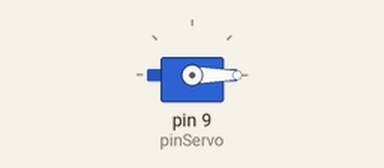
Bench run of a sketch on a simulated Arduino Uno, built with avr-gcc and run on an emulated ATmega328P. On the bench: servo.

Above: at 0.05 s.
At 2.0 s:
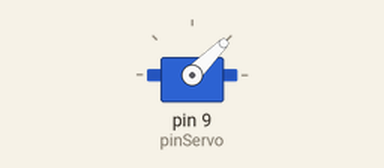
At 3.0 s:
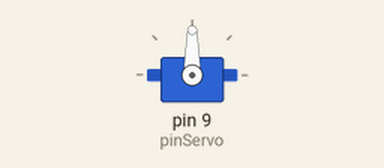
At 4.0 s:
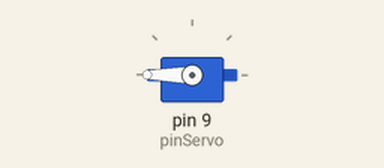
Timing chart, 0 to 5.2 s (numbered marks = the images above):
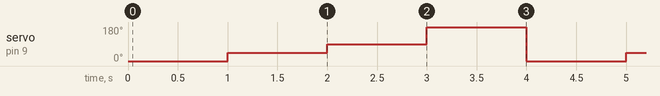

The sketch:

Belajar_servo_ino.ino
```cpp
#include <Servo.h>

Servo myservo;  //buat object servo untuk project

int pos=0; //variable untuk memuat posisi servo

int pinServo=9; //PIN 9 untuk Servo

void setup() {
  myservo.attach(pinServo);
}

void loop() {
  myservo.write(0);
  delay(1000);
  myservo.write(45);
  delay(1000);
  myservo.write(90);
  delay(1000);
  myservo.write(180);
  delay(1000);
}
```

Measured:
- by itself, servo on pin 9 (pinServo): repeats every 4.0 s: 90° 1.0 s, 180° 1.0 s, 0° 1.0 s, 45° 1.0 s
